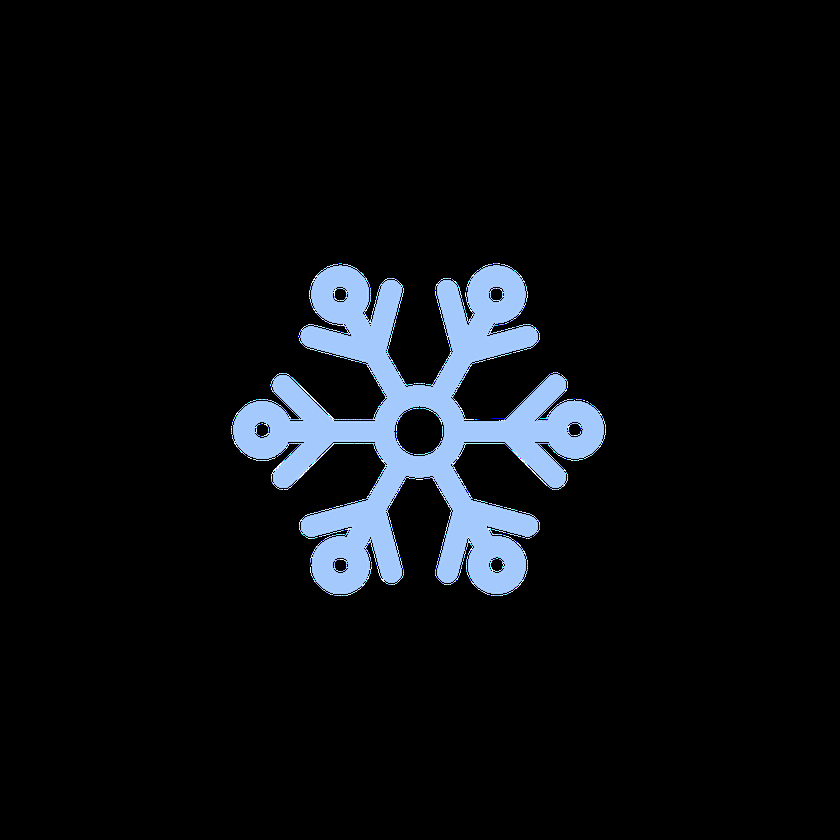
#> input picture 6degreesapp/logos/logo9.png, 840 x 840 px, shrunk from 2560 x 2560 before the run
$ python generateBanner.py
#> lines starting #> are read from the running program, lines starting #| are printed output that depends on the picture; after the words box and inside, x2 and y2 are one past the last pixel; in counts of white or black regions, pixels touching at a corner belong together
import cv2
import numpy as np
from PIL import Image
"""
# Read image using OpenCV
img = cv2.imread('logo1.png', -1)

# Convert the image to gray scale
gray = cv2.cvtColor(img, cv2.COLOR_BGR2GRAY)

# Find the edges in the image using the Canny edge detection method
edges = cv2.Canny(gray, 50, 150)

# Dilate the edges to make them more pronounced
dilated = cv2.dilate(edges, None)

# Convert the dilated image to a PIL Image and get the alpha band of the original image
edges_pil = Image.fromarray(dilated)
alpha = Image.fromarray(img[:, :, 3])

# Paste the edges onto the alpha band using the edges as a mask
alpha.paste(edges_pil, mask=edges_pil)

# Put the new alpha band back into the original image
img[:, :, 3] = np.array(alpha)

# Save the result
cv2.imwrite('logo_with_border.png', img)

"""
# Read image using OpenCV
img = cv2.imread('logo9.png', -1)
#> img is the input picture: shape (840, 840, 4); mean B, G, R, A 17.6, 14, 11.4, 15.4

# Convert the image to gray scale
gray = cv2.cvtColor(img, cv2.COLOR_BGR2GRAY)
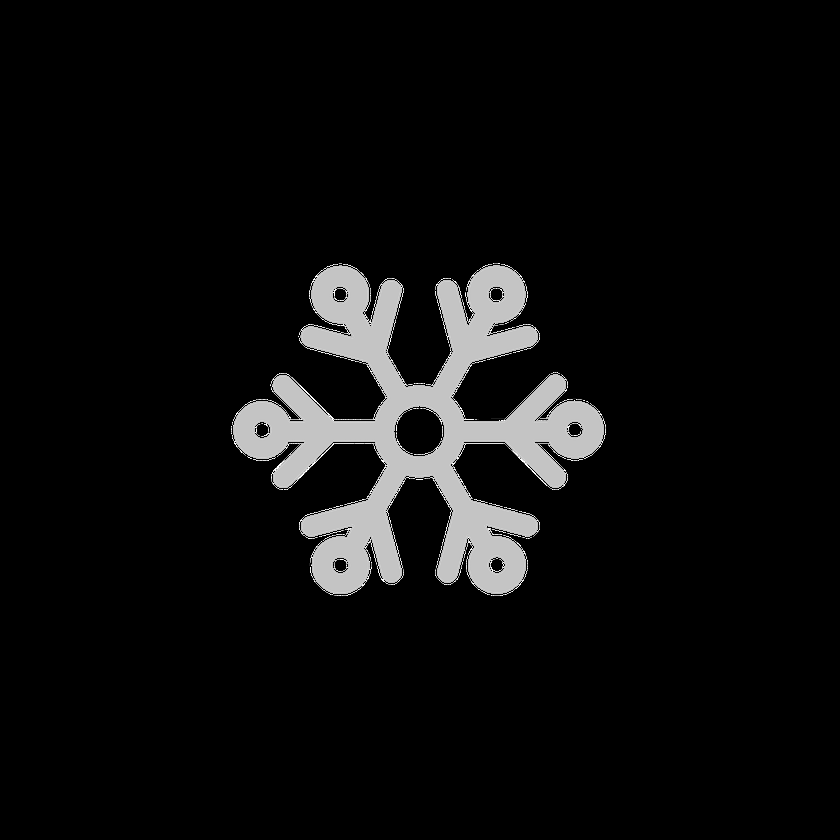
#> gray: shape (840, 840); min 0, max 255, mean 13.7

# Find the edges in the image using the Canny edge detection method
edges = cv2.Canny(gray, 50, 150)
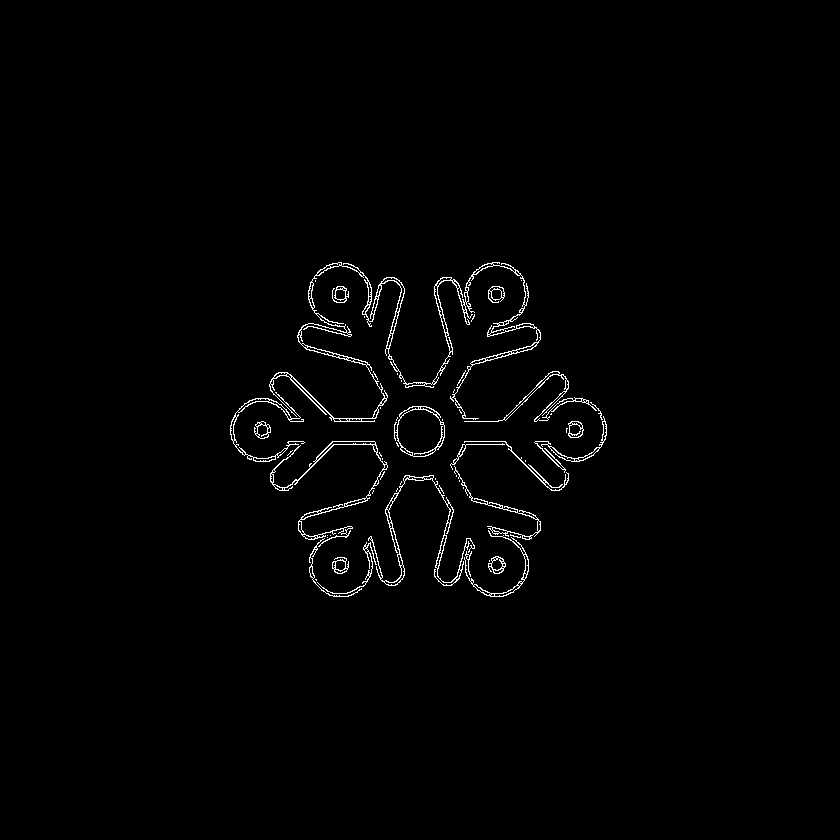
#> edges: shape (840, 840); 1.2% white in thin lines or dots, all inside (x1, y1, x2, y2) = (230, 262, 607, 597)

# Create a larger structuring element for more dilation (thickness of border)
kernel = np.ones((5,5),np.uint8)

# Dilate the edges to make them more pronounced
dilated = cv2.dilate(edges, kernel, iterations = 2)
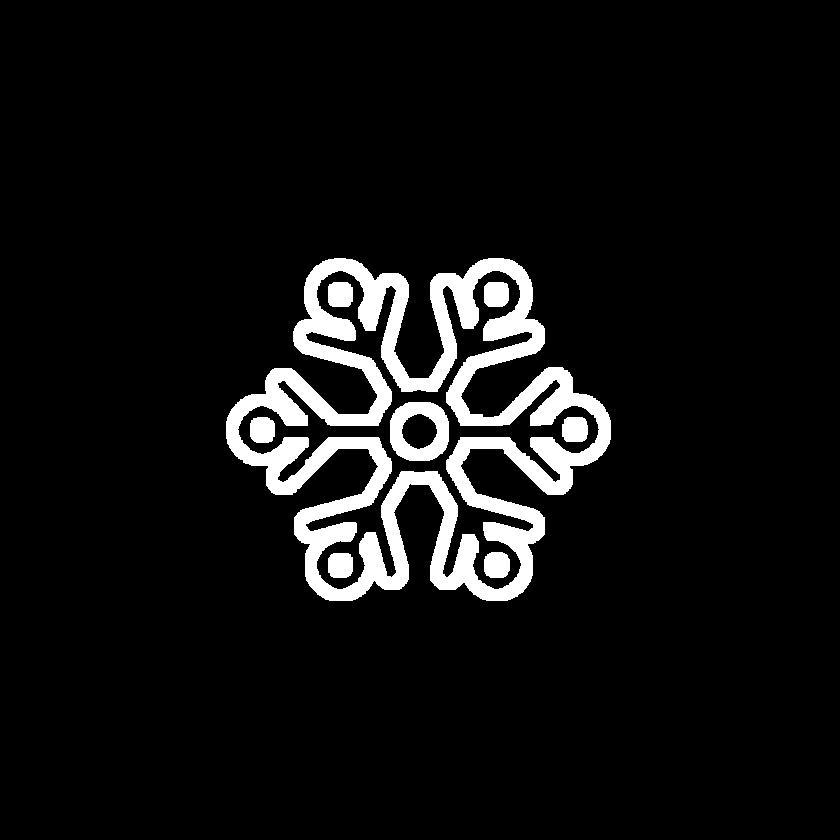
#> dilated: shape (840, 840); 7% white; 8 white regions, largest, box (x1, y1, x2, y2) and area: (226, 258, 611, 601) 43717, (390, 402, 449, 461) 2091, (484, 552, 510, 578) 596

# Prepare the mask with 3 channels, initially set to 0
mask = np.zeros_like(img, dtype=np.uint8)

# Set the border color to white
color = [0, 0, 0]

# Set the pixels where the dilated image is white to the border color
for i in range(3):
    mask[:,:,i] = dilated

# Create the border by adding the mask to the image
bordered_img = cv2.addWeighted(img, 1, mask, 1, 0)
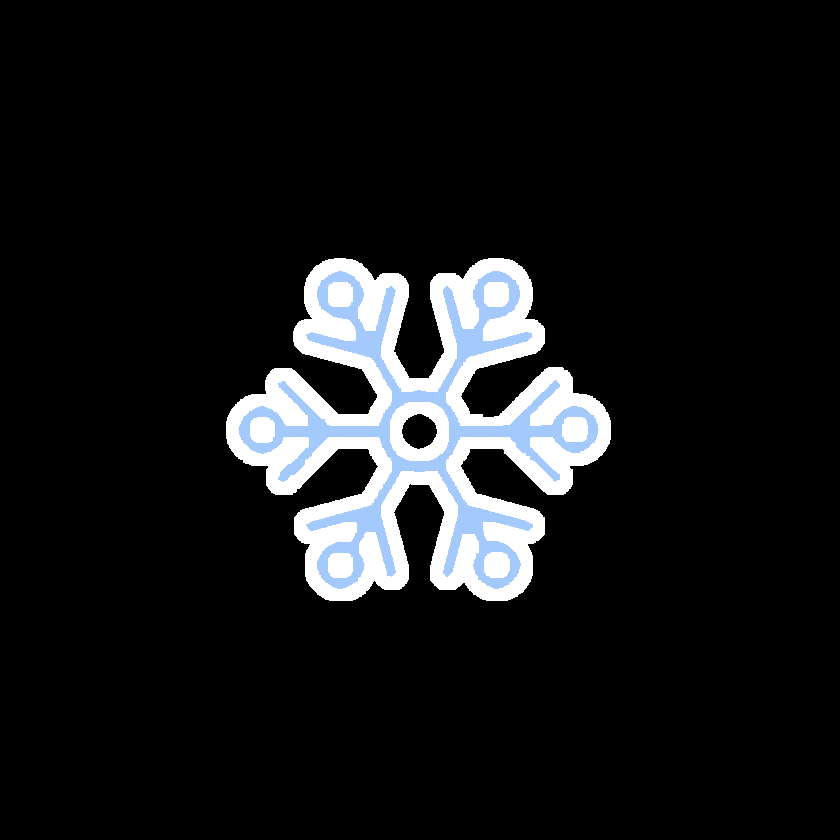
#> bordered_img: shape (840, 840, 4); mean B, G, R, A 25.5, 23.9, 22.8, 15.4

# Save the result
cv2.imwrite('logo_with_white_border.png', bordered_img)
